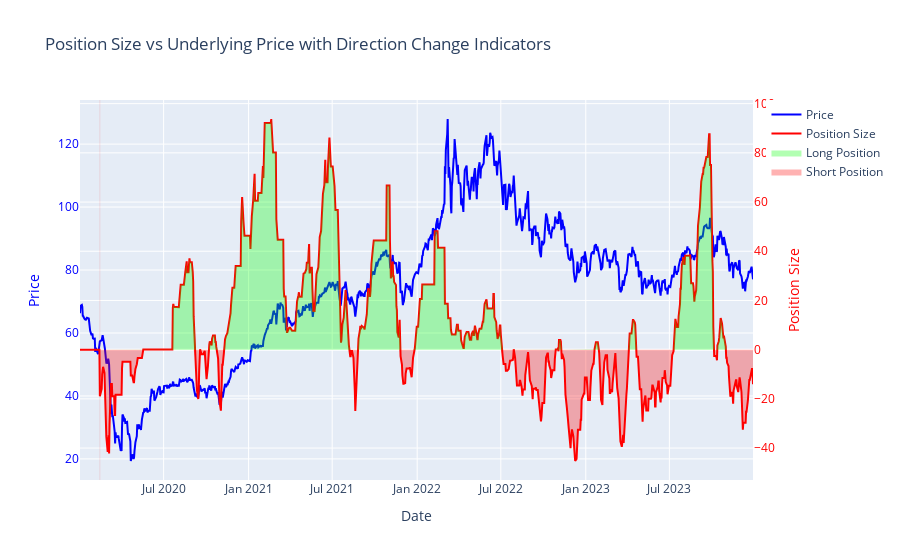
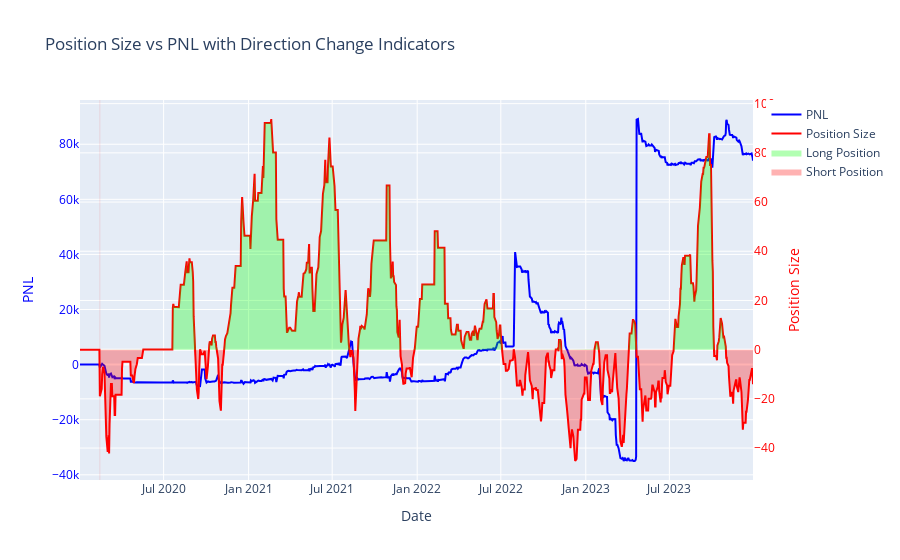

Source (notebook cell) for these figures, in order:
### Code cell
import yfinance as yf
import pandas as pd
import plotly.graph_objs as go
import numpy as np

def fetch_data(ticker, start_date='2020-01-01', end_date='2024-01-01'):
    return yf.download(ticker, start=start_date, end=end_date)

def ewmac(price, vol, Lfast, Lslow):
    fast_ewma = price.ewm(span=Lfast, min_periods=1).mean()
    slow_ewma = price.ewm(span=Lslow, min_periods=1).mean()
    raw_ewmac = fast_ewma - slow_ewma
    return raw_ewmac / vol.ffill()

def calculate_ewmac_signals(data, parameters):
    for filter_speed in parameters:
        Lfast = filter_speed
        Lslow = 4 * filter_speed
        signal_name = f'EWMAC_{filter_speed}'
        data[signal_name] = scale_cap_forecast(ewmac(data['Close'], data['Volatility'], Lfast, Lslow))
    return data

def scale_cap_forecast(signals, cap=20):
    signals = signals * 10 / signals.abs().mean()
    return signals.clip(-cap, cap)

def calculate_pnl(trades, data, initial_capital, margin_rate=0.1, transaction_cost=0.001, multiplier=1000):
    trades['Position Change'] = trades['Position'].diff().fillna(0)
    trades['Position Cost'] = 0.0
    trades['Realized PnL'] = 0.0
    trades['Unrealized PnL'] = 0.0
    trades['Total PnL'] = 0.0
    trades['Account Size'] = initial_capital

    for i in range(1, len(trades)):
        position_change = trades['Position Change'].iloc[i]
        execution_price = data['Close'].iloc[i]
        previous_position = trades['Position'].iloc[i-1]
        position_cost = trades['Position Cost'].iloc[i-1]

        if position_change > 0:  # Increasing the position size
            trades.loc[trades.index[i], 'Position Cost'] = position_cost + (position_change * execution_price * multiplier)
        elif position_change < 0:  # Reducing the position size
            realized_pnl = 0
            if previous_position > 0:
                realized_pnl = (execution_price - (position_cost / previous_position)) * (-position_change) * multiplier
            elif previous_position < 0:
                realized_pnl = ((position_cost / abs(previous_position)) - execution_price) * (-position_change) * multiplier
            trades.loc[trades.index[i], 'Realized PnL'] = realized_pnl
            trades.loc[trades.index[i], 'Position Cost'] = position_cost + (position_change * execution_price * multiplier)
        else:
            trades.loc[trades.index[i], 'Position Cost'] = position_cost

        if trades['Position'].iloc[i] != 0:
            trades.loc[trades.index[i], 'Unrealized PnL'] = trades['Position'].iloc[i] * (execution_price - (position_cost / trades['Position'].iloc[i])) * multiplier
        else:
            trades.loc[trades.index[i], 'Unrealized PnL'] = 0

        trades.loc[trades.index[i], 'Total PnL'] = trades['Realized PnL'].cumsum().iloc[i] + trades['Unrealized PnL'].iloc[i]
        trades.loc[trades.index[i], 'Account Size'] = initial_capital + trades['Total PnL'].iloc[i] - (abs(trades['Position'].iloc[i]) * execution_price * margin_rate * multiplier)

    return trades

def plot_position_size(position_size, price):
    fig = go.Figure()

    fig.add_trace(go.Scatter(x=price.index, y=price, mode='lines', name='Price', line=dict(color='blue')))
    fig.add_trace(go.Scatter(x=position_size.index, y=position_size, mode='lines', name='Position Size', line=dict(color='red'), yaxis='y2'))
    fig.add_trace(go.Scatter(x=position_size.index, y=position_size * (position_size > 0), mode='lines', fill='tozeroy', name='Long Position', fillcolor='rgba(0,255,0,0.3)', line=dict(width=0), hoverinfo='skip', yaxis='y2'))
    fig.add_trace(go.Scatter(x=position_size.index, y=position_size * (position_size < 0), mode='lines', fill='tozeroy', name='Short Position', fillcolor='rgba(255,0,0,0.3)', line=dict(width=0), hoverinfo='skip', yaxis='y2'))

    for i in range(1, len(position_size)):
        if position_size.iloc[i] != 0 and position_size.iloc[i - 1] == 0:
            fig.add_shape(type="line", xref="x", yref="paper", x0=position_size.index[i], x1=position_size.index[i], y0=0, y1=1, line=dict(color="green" if position_size[i] > 0 else "red", width=1), opacity=0.1)

    fig.update_layout(title='Position Size vs Underlying Price with Direction Change Indicators', xaxis_title='Date')
    fig.update_layout(yaxis=dict(title='Price', color='blue'),
                      yaxis2=dict(title='Position Size', color='red', overlaying='y', side='right'))
    
    fig.show()

def plot_position_size_vs_pnl(trades, pnl):
    fig = go.Figure()

    fig.add_trace(go.Scatter(x=pnl.index, y=pnl, mode='lines', name='PNL', line=dict(color='blue')))
    fig.add_trace(go.Scatter(x=trades.index, y=trades['Position'], mode='lines', name='Position Size', line=dict(color='red'), yaxis='y2'))
    fig.add_trace(go.Scatter(x=trades.index, y=trades['Position'] * (trades['Position'] > 0), mode='lines', fill='tozeroy', name='Long Position', fillcolor='rgba(0,255,0,0.3)', line=dict(width=0), hoverinfo='skip', yaxis='y2'))
    fig.add_trace(go.Scatter(x=trades.index, y=trades['Position'] * (trades['Position'] < 0), mode='lines', fill='tozeroy', name='Short Position', fillcolor='rgba(255,0,0,0.3)', line=dict(width=0), hoverinfo='skip', yaxis='y2'))

    for i in range(1, len(trades)):
        if trades['Position'].iloc[i] != 0 and trades['Position'].iloc[i - 1] == 0:
            fig.add_shape(type="line", xref="x", yref="paper", x0=trades.index[i], x1=trades.index[i], y0=0, y1=1, line=dict(color="green" if trades['Position'].iloc[i] > 0 else "red", width=1), opacity=0.1)

    fig.update_layout(title='Position Size vs PNL with Direction Change Indicators', xaxis_title='Date')
    fig.update_layout(yaxis=dict(title='PNL', color='blue'),
                      yaxis2=dict(title='Position Size', color='red', overlaying='y', side='right'))
    
    fig.show()

def adjust_trade_buffer(data, max_loss_sharpe, window=30):
    rolling_mean = data['Daily_Returns'].rolling(window=window).mean()
    rolling_std = data['Daily_Returns'].rolling(window=window).std()
    rolling_sharpe = rolling_mean / rolling_std
    trade_buffer = (rolling_sharpe.abs() / max_loss_sharpe).clip(lower=1)
    return trade_buffer

def calculate_backtest_metrics(trades, capital, strat, multiplier=1):
    daily_pnl = trades['Total PnL'].diff().fillna(0)
    cumulative_pnl = trades['Total PnL']
    daily_mean_return = daily_pnl.mean()
    daily_std_dev = daily_pnl.std()
    annualized_return = daily_mean_return * 252 / capital
    annualized_std_dev = daily_std_dev * np.sqrt(252) / capital
    sharpe_ratio = annualized_return / annualized_std_dev
    annualized_return_pct = annualized_return * 100
    drawdowns = cumulative_pnl - cumulative_pnl.cummax()
    max_drawdown = drawdowns.min()
    avg_drawdown = drawdowns.mean()
    avg_position = trades['Position'].abs().mean()
    total_turnover = trades['Position'].diff().abs().sum()
    annual_turnover = total_turnover / avg_position / len(trades) * 252
    skew = daily_pnl.skew()
    lower_tail = daily_pnl.quantile(0.05)
    upper_tail = daily_pnl.quantile(0.95)
    alpha = (cumulative_pnl.iloc[-1] / cumulative_pnl.std()) * np.sqrt(252)
    return pd.DataFrame({
        "Initial Capital": capital,
        "Mean Annualised Return  %": annualized_return_pct,
        "Max Drawdown %": max_drawdown / capital * 100,
        "Avg Drawdown %": avg_drawdown / capital * 100,
        "Annual Standard Deviation %": annualized_std_dev * 100,
        "Sharpe Ratio": sharpe_ratio,
        "Annual Turnover": annual_turnover,
        "Skew": skew,
        "Lower Tail (5th percentile)": lower_tail,
        "Upper Tail (95th percentile)": upper_tail,
        "Cumulative PnL": cumulative_pnl.iloc[-1]
    }, index=[strat]).T

def calculate_position_size(capped_signals, risk_target, volatility, price, capital, instrument_weights, fx_rate, idm):
    multiplier = 1000
    weighted_signals = capped_signals.mul(instrument_weights, axis=1)
    average_signal = weighted_signals.sum(axis=1)
    position = average_signal * capital * idm * risk_target / (10 * multiplier * price * fx_rate * volatility)
    return position

def backtest(ticker='BZ=F', start_date='2020-01-01', end_date='2024-01-01', parameters=[ 4, 8, 16, 32],
             risk_target=0.1, initial_capital=100000, plot=True, transaction_cost=0.001, max_loss_sharpe=0.1, margin_rate=0.1):
    strat = "EWMAC_" + '_'.join([str(i) for i in parameters])
    instrument_weights = 1
    fx_rate = 1.0
    idm = 1
    data = fetch_data(ticker, start_date, end_date)
    data['Daily_Returns'] = data['Close'].pct_change()
    data['Volatility'] = data['Daily_Returns'].ewm(span=30, min_periods=0).std()
    data = calculate_ewmac_signals(data, parameters)
    signal_cols = [i for i in data.columns if "EWM" in i]
    data["Ideal Position Size"] = calculate_position_size(data[signal_cols], risk_target, data['Volatility'], data['Close'], initial_capital, instrument_weights, fx_rate, idm)
    data['Trade Buffer'] = adjust_trade_buffer(data, max_loss_sharpe)
    data['Position Size'] = data['Ideal Position Size'].where(
        (data['Ideal Position Size'] - data['Ideal Position Size'].shift(1)).abs() > data['Trade Buffer'],
        other=np.nan
    ).ffill().fillna(0)
    trades = pd.DataFrame(index=data.index)
    trades['Position'] = data["Position Size"]
    trades = calculate_pnl(trades, data, initial_capital, margin_rate, transaction_cost, multiplier=1)
    backtest_metrics = calculate_backtest_metrics(trades, initial_capital, strat)
    pd.options.display.float_format = '{:.2f}'.format
    print(backtest_metrics.round(2))
    if plot:
        plot_position_size(trades["Position"], data['Close'])
        plot_position_size_vs_pnl(trades, trades['Total PnL'])
    return trades

trades = backtest()

### Figure 1 — Plotly figure (JSON) as saved in the notebook; plotly's stock layout.template omitted (floating-point values rounded to 4 significant figures; data arrays with more than 128 entries replaced by an {"elided": "..."} marker saying what was removed)
{"data": [{"line": {"color": "blue"}, "mode": "lines", "name": "Price", "type": "scatter", "x": {"elided": "1004 str values"}, "y": {"elided": "1004 float values"}}, {"line": {"color": "red"}, "mode": "lines", "name": "Position Size", "type": "scatter", "x": {"elided": "1004 str values"}, "y": {"elided": "1004 float values"}, "yaxis": "y2"}, {"fill": "tozeroy", "fillcolor": "rgba(0,255,0,0.3)", "hoverinfo": "skip", "line": {"width": 0}, "mode": "lines", "name": "Long Position", "type": "scatter", "x": {"elided": "1004 str values"}, "y": {"elided": "1004 float values"}, "yaxis": "y2"}, {"fill": "tozeroy", "fillcolor": "rgba(255,0,0,0.3)", "hoverinfo": "skip", "line": {"width": 0}, "mode": "lines", "name": "Short Position", "type": "scatter", "x": {"elided": "1004 str values"}, "y": {"elided": "1004 float values"}, "yaxis": "y2"}], "layout": {"shapes": [{"line": {"color": "red", "width": 1}, "opacity": 0.1, "type": "line", "x0": "2020-02-14T00:00:00", "x1": "2020-02-14T00:00:00", "xref": "x", "y0": 0, "y1": 1, "yref": "paper"}], "title": {"text": "Position Size vs Underlying Price with Direction Change Indicators"}, "xaxis": {"title": {"text": "Date"}}, "yaxis": {"color": "blue", "title": {"text": "Price"}}, "yaxis2": {"color": "red", "overlaying": "y", "side": "right", "title": {"text": "Position Size"}}}}

### Figure 2 — Plotly figure (JSON) as saved in the notebook; plotly's stock layout.template omitted (floating-point values rounded to 4 significant figures; data arrays with more than 128 entries replaced by an {"elided": "..."} marker saying what was removed)
{"data": [{"line": {"color": "blue"}, "mode": "lines", "name": "PNL", "type": "scatter", "x": {"elided": "1004 str values"}, "y": {"elided": "1004 float values"}}, {"line": {"color": "red"}, "mode": "lines", "name": "Position Size", "type": "scatter", "x": {"elided": "1004 str values"}, "y": {"elided": "1004 float values"}, "yaxis": "y2"}, {"fill": "tozeroy", "fillcolor": "rgba(0,255,0,0.3)", "hoverinfo": "skip", "line": {"width": 0}, "mode": "lines", "name": "Long Position", "type": "scatter", "x": {"elided": "1004 str values"}, "y": {"elided": "1004 float values"}, "yaxis": "y2"}, {"fill": "tozeroy", "fillcolor": "rgba(255,0,0,0.3)", "hoverinfo": "skip", "line": {"width": 0}, "mode": "lines", "name": "Short Position", "type": "scatter", "x": {"elided": "1004 str values"}, "y": {"elided": "1004 float values"}, "yaxis": "y2"}], "layout": {"shapes": [{"line": {"color": "red", "width": 1}, "opacity": 0.1, "type": "line", "x0": "2020-02-14T00:00:00", "x1": "2020-02-14T00:00:00", "xref": "x", "y0": 0, "y1": 1, "yref": "paper"}], "title": {"text": "Position Size vs PNL with Direction Change Indicators"}, "xaxis": {"title": {"text": "Date"}}, "yaxis": {"color": "blue", "title": {"text": "PNL"}}, "yaxis2": {"color": "red", "overlaying": "y", "side": "right", "title": {"text": "Position Size"}}}}
